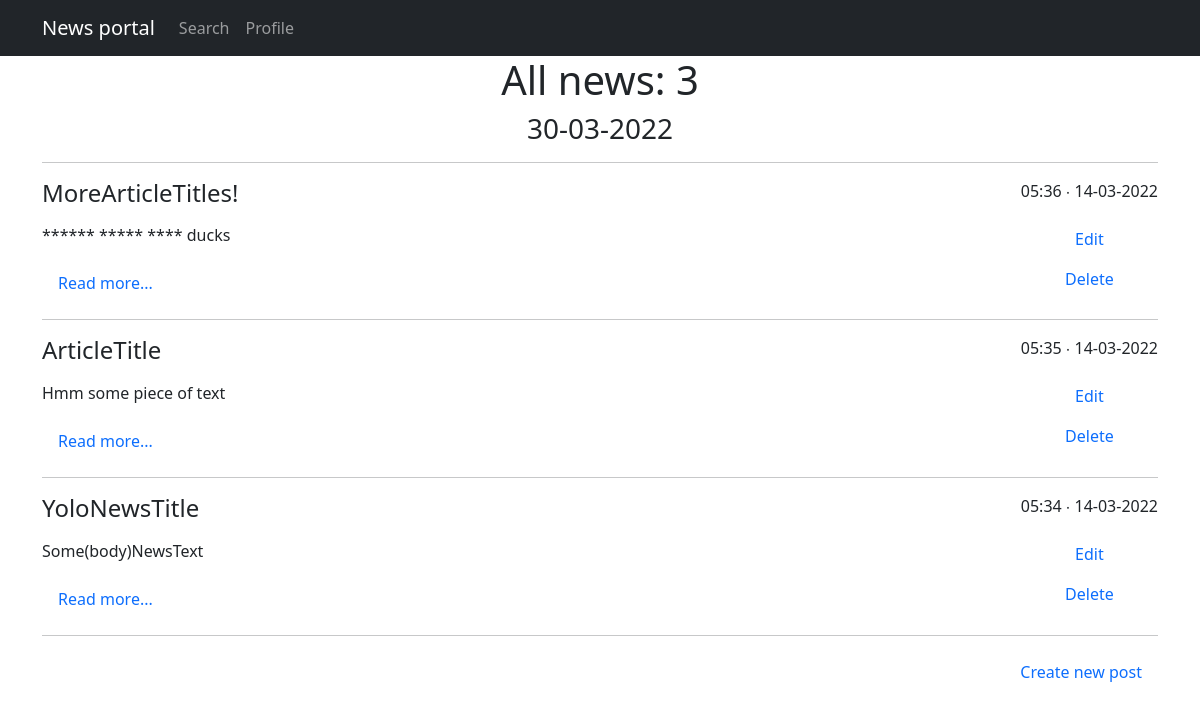
The page /news/ on the database as committed earlier.
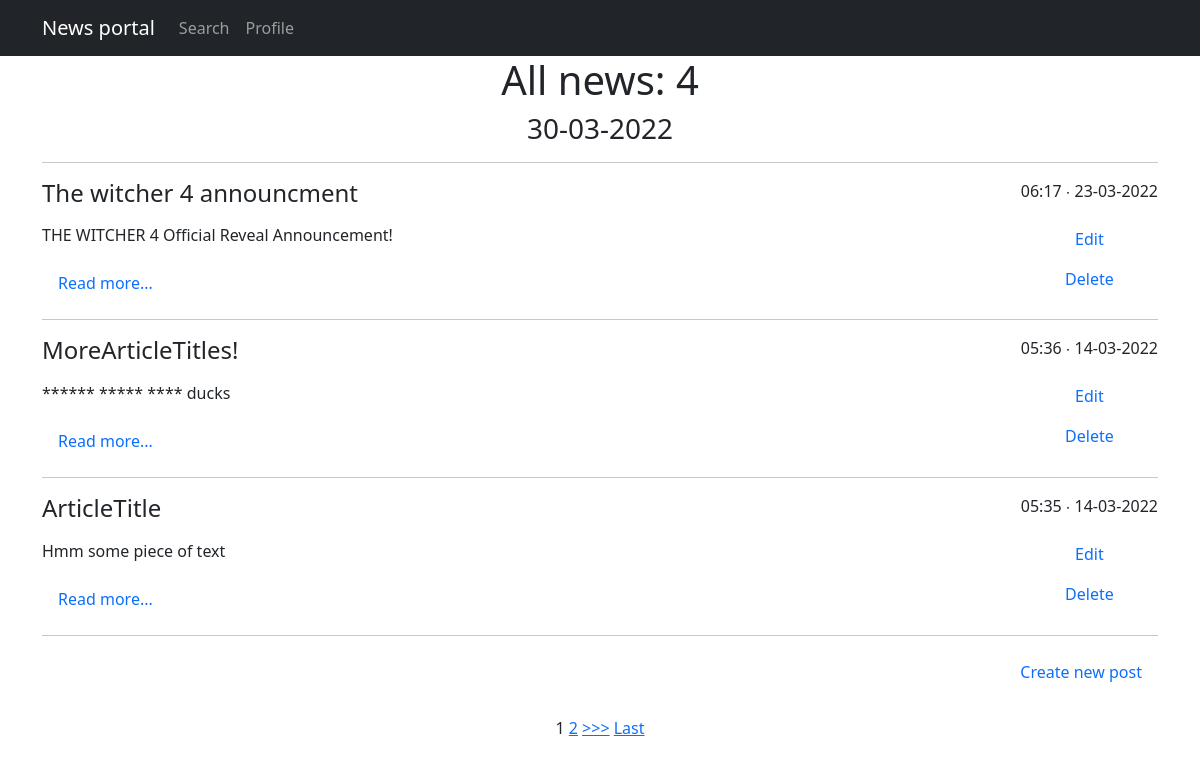
The same page on the database as committed later.
### news/models.py (models this page shows, shortened)
class Post(models.Model):
    author = models.ForeignKey(Author, on_delete = models.CASCADE)
    NEWS = 'NW'
    ARTICLE = 'AR'
    CATEGORY_CHOICES = (
        (NEWS, 'News'),
        (ARTICLE, 'Article')
    )
    categoryType = models.CharField(max_length = 2, choices = CATEGORY_CHOICES, default = ARTICLE)
    dateCreation = models.DateTimeField(auto_now_add = True)
    postCategory = models.ManyToManyField(Category, through = 'PostCategory')
    title = models.CharField(max_length = 128)
    text = models.TextField()
    rating = models.SmallIntegerField(default = 0)

### news/views.py (the view)
# urls.py: path('', PostList.as_view()),
class PostList(ListView):
    model = Post
    template_name = 'posts.html'
    context_object_name = 'posts'
    ordering = '-dateCreation'
    paginate_by = 3
    def get_filter(self):
        return PostFilter(self.request.GET, queryset=super().get_queryset())
    def get_queryset(self):
        return self.get_filter().qs
    def get_context_data(self, *args, **kwargs):
        return {
            **super().get_context_data(*args, **kwargs),
            'filter': self.get_filter(),
            'time_now' : datetime.utcnow(),
            'length' : Post.objects.count()
        }

### news/templatetags/custom_filters.py (called while the page is built)
@register.filter(name='censor')
def censor(value):
    if not isinstance(value, str):
        raise ValueError('Cant censor not str object')
    for i in ban_words:
        value = value.replace(i[0:], '*' * len(i) )
    return value

### templates/posts.html (shortened to what this page needs)
{% extends 'flatpages/default.html' %}
{% load custom_filters %}
{% block content %}
<h1>All news: {{ length }}</h1>
<h3> {{ time_now|date:'d-m-Y' }} </h3>
<hr>
{% for post in posts %}
<div style="float: right"><p>{{ post.dateCreation|date:'h:i ∙ d-m-Y ' }}</p>
<a class="nav-link" href="{% url 'postUpdate' post.id %}">Edit</a>
<a class="nav-link" href="{% url 'postDelete' post.id %}">Delete</a></div>
<div align="left">
    <h4><p>{{post.title|censor}}</p></h4>
    <p>{{ post.text|truncatewords:50|censor }}</p>
    <a class="nav-link" href="{% url 'postDetail' post.id %}">Read more...</a>
    <hr>
</div>
{% endfor %}
<div align="right">
    <a class="nav-link" href="{% url 'postCreate' %}">Create new post</a> <br>
</div>
<p>
    {% if is_paginated %}
        {% for num in page_obj.paginator.page_range %}
            {% if page_obj.number == num %}
                <a>{{ num }}</a>
            {% elif num > page_obj.number|add:'-3' and num < page_obj.number|add:'3' %}
                <a  href="?page={{ num }}">{{ num }}</a>
            {% endif %}
        {% endfor %}
        {% if page_obj.has_next %}
            <a href="?page={{ page_obj.next_page_number }}">>>></a>
            <a href="?page={{ page_obj.paginator.num_pages }}">Last</a>
        {% endif %}
    {% endif %}
</p>
{% endblock content %}

### templates/flatpages/default.html (shortened to what this page needs)
{% load static %}
<!DOCTYPE html>
<html lang="en">
    <head>
        <link href="{% static 'css/styles.css' %}" rel="stylesheet" />
    </head>
    <body>
        <nav class="navbar navbar-expand-lg navbar-dark bg-dark static-top">
            <div class="container">
                <a class="navbar-brand" href="/news/">News portal</a>
                <div class="collapse navbar-collapse" id="navbarResponsive">
                    <ul class="navbar-nav ml-auto">
                        <li class="nav-item">
                            <a class="nav-link" href="http://127.0.0.1:8000/news/search/">Search</a>
                        </li>
                        <li class="nav-item">
                            <a class="nav-link" href="http://127.0.0.1:8000">Profile</a>
                       </li>
                    </ul>
                </div>
            </div>
         </nav>
        <div class="container">
            <div class="row">
                <div class="col-lg-12 text-center">
                    {% block content %}{% endblock content %}
                </div>
            </div>
         </div>
    </body>
</html>

Rows that differ between the two databases and show on the page:
no longer on this page (row unchanged): Post: dateCreation "05:34 ∙ 14-03-2022", title|censor "YoloNewsTitle", text|censor "Some(body)NewsText"
added Post: dateCreation "06:17 ∙ 23-03-2022", title|censor "The witcher 4 announcment", text|censor "THE WITCHER 4 Official Reveal Announcement!"
Other text that changed with them:
{{ length }}: "3" → "4"
new list line: "1"
new list line: "2"
text now shown: ">>> Last"
